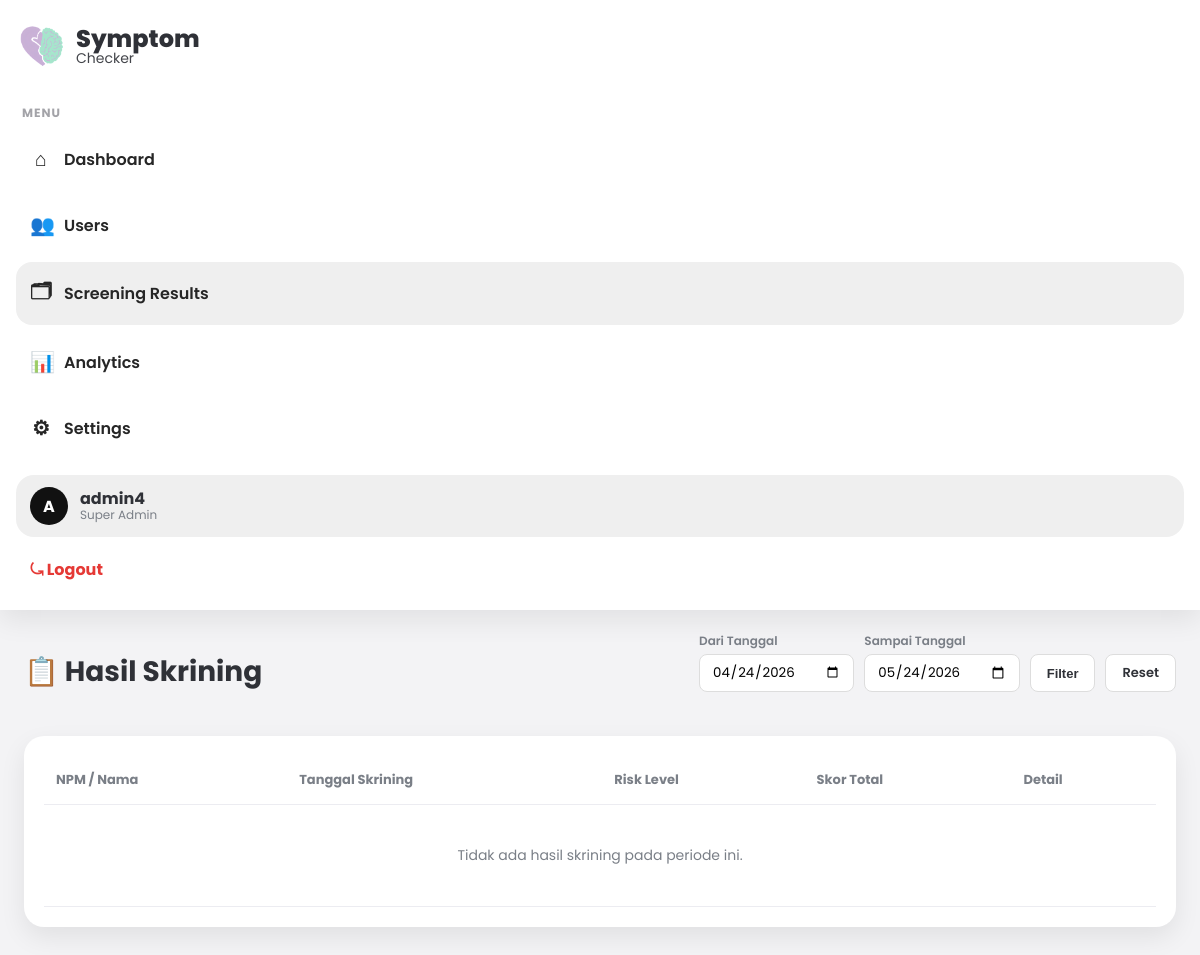
The app's page /admin/admin/hasil.php (signed in), older data.
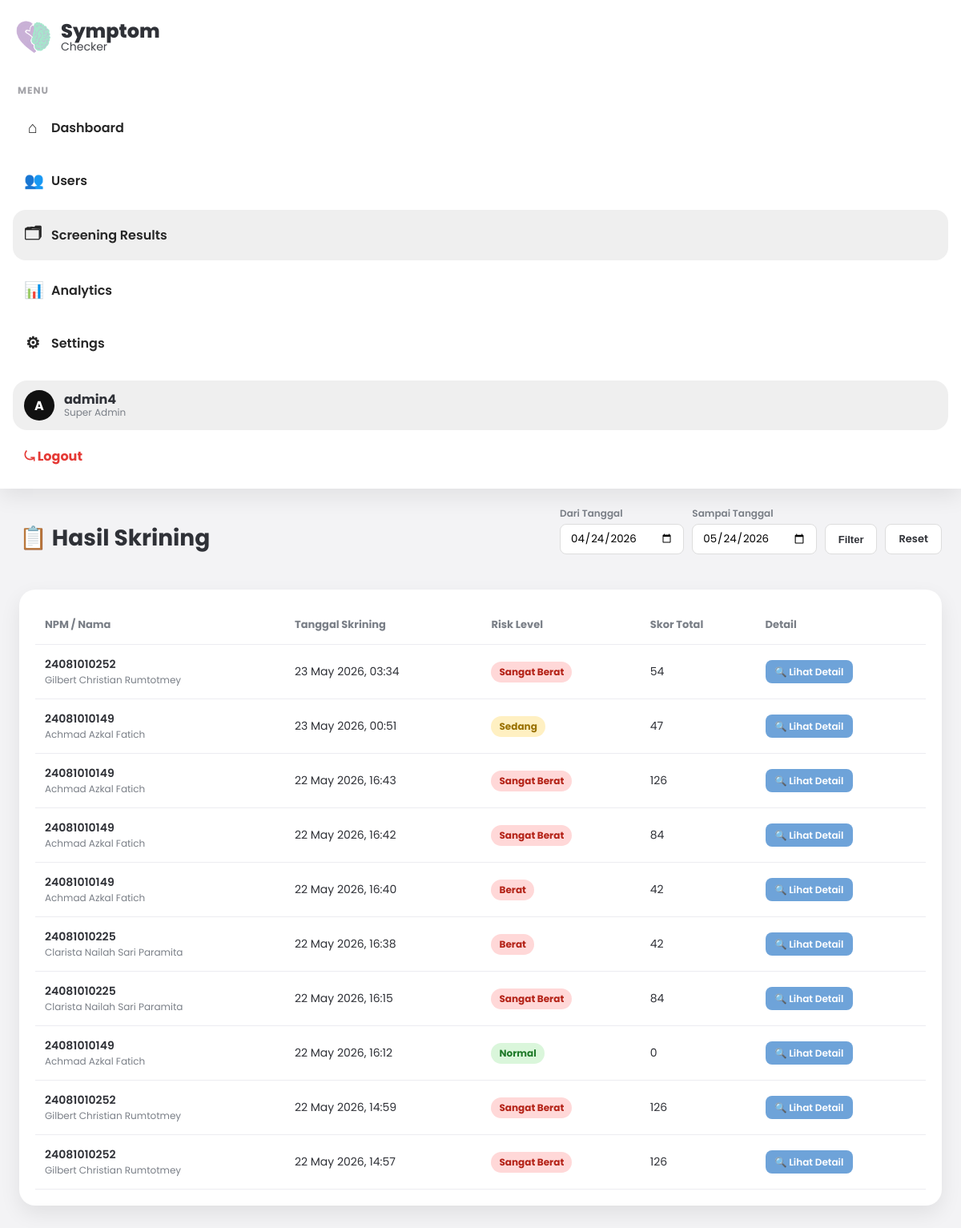
The same page, newer data.
### tables this page shows
CREATE TABLE `skrining` (
  `id_skrining` varchar(10) NOT NULL,
  `id_mahasiswa` varchar(10) NOT NULL,
  `tgl_skrining` datetime NOT NULL DEFAULT current_timestamp(),
  `skor_depresi` tinyint(3) UNSIGNED NOT NULL DEFAULT 0,
  `skor_anxiety` tinyint(3) UNSIGNED NOT NULL DEFAULT 0,
  `skor_stress` tinyint(3) UNSIGNED NOT NULL DEFAULT 0,
  `catatan` text DEFAULT NULL
);

CREATE TABLE `mahasiswa` (
  `id_mahasiswa` varchar(10) NOT NULL,
  `npm` varchar(20) NOT NULL,
  `nama` varchar(100) NOT NULL,
  `password` varchar(255) NOT NULL,
  `created_at` timestamp NOT NULL DEFAULT current_timestamp(),
  `security_question` varchar(255) DEFAULT NULL,
  `security_answer_hash` varchar(255) DEFAULT NULL
);

### admin/admin/hasil.php (the view, shortened to what the changed rows need)
<?php
require_once '../config/database.php';
$filterStart = $_GET['start'] ?? date('Y-m-d', strtotime('-30 days'));
$filterEnd   = $_GET['end']   ?? date('Y-m-d');
try {
    $sql = "
        SELECT
            s.id_skrining,
            s.tgl_skrining,
            s.skor_depresi,
            s.skor_anxiety,
            s.skor_stress,
            (s.skor_depresi + s.skor_anxiety + s.skor_stress) AS skor_total,
            m.npm,
            m.nama,
            COALESCE(kd.nama_kategori, 'Tidak diketahui') AS kategori_depresi,
            COALESCE(ka.nama_kategori, 'Tidak diketahui') AS kategori_anxiety,
            COALESCE(ks.nama_kategori, 'Tidak diketahui') AS kategori_stress
        FROM skrining s
        JOIN mahasiswa m ON m.id_mahasiswa = s.id_mahasiswa
        LEFT JOIN kategori_subskala kd
            ON kd.id_subskala = 'IDU001'
            AND s.skor_depresi BETWEEN kd.rentang_min AND kd.rentang_max
        LEFT JOIN kategori_subskala ka
            ON ka.id_subskala = 'IDU002'
            AND s.skor_anxiety BETWEEN ka.rentang_min AND ka.rentang_max
        LEFT JOIN kategori_subskala ks
            ON ks.id_subskala = 'IDU003'
            AND s.skor_stress BETWEEN ks.rentang_min AND ks.rentang_max
        WHERE DATE(s.tgl_skrining) BETWEEN :start AND :end
        ORDER BY s.tgl_skrining DESC
    ";
    $stmt = $pdo->prepare($sql);
    $stmt->execute([':start' => $filterStart, ':end' => $filterEnd]);
    $hasil = $stmt->fetchAll(PDO::FETCH_ASSOC);
} catch (PDOException $e) {
    die('Error: ' . $e->getMessage());
}
function getRiskLevel(?string $depresi, ?string $anxiety, ?string $stress): string
{
    $levels = [$depresi, $anxiety, $stress];
    if (in_array('Sangat Berat', $levels)) {
        return 'Sangat Berat';
    }
    if (in_array('Berat', $levels)) {
        return 'Berat';
    }
    if (in_array('Sedang', $levels)) {
        return 'Sedang';
    }
    return 'Normal';
}
function getRiskBadgeClass(string $risk): string
{
    return match ($risk) {
        'Sangat Berat' => 'badge-danger',
        'Berat'        => 'badge-danger',
        'Sedang'       => 'badge-warning',
        'Ringan'       => 'badge-warning',
        default        => 'badge-success'
    };
}
?>
<!DOCTYPE html>
<html lang="id">
<head>
    <link rel="stylesheet" href="../assets/css/hasil.css" />
</head>
<body>
<div class="layout">
    <main class="content">
        <div class="page-header">
            <h1>📋 Hasil Skrining</h1>
        </div>
        <div class="table-wrapper">
            <table>
                <thead>
                    <tr>
                        <th>NPM / Nama</th>
                        <th>Tanggal Skrining</th>
                        <th>Risk Level</th>
                        <th>Skor Total</th>
                        <th>Detail</th>
                    </tr>
                </thead>
                <tbody>
                    <?php if (empty($hasil)): ?>
                        <tr>
                            <td colspan="5" style="text-align:center; padding:40px; color:var(--muted);">
                                Tidak ada hasil skrining pada periode ini.
                            </td>
                        </tr>
                    <?php else: ?>
                        <?php foreach ($hasil as $row): ?>
                            <?php
                                $risk = getRiskLevel($row['kategori_depresi'], $row['kategori_anxiety'], $row['kategori_stress']);
                                $badgeClass = getRiskBadgeClass($risk);
                            ?>
                            <tr>
                                <td>
                                    <div style="font-weight:600;"><?= htmlspecialchars($row['npm']); ?></div>
                                    <div style="font-size:12px; color:var(--muted);"><?= htmlspecialchars($row['nama']); ?></div>
                                </td>
                                <td><?= date('d M Y, H:i', strtotime($row['tgl_skrining'])); ?></td>
                                <td><span class="badge <?= $badgeClass; ?>"><?= $risk; ?></span></td>
                                <td><?= $row['skor_total']; ?></td>
                                <td>
                                    <a href="../skrining/result.php?id_skrining=<?= urlencode($row['id_skrining']); ?>"
                                       target="_blank" class="btn btn-primary btn-sm">🔍 Lihat Detail</a>
                                </td>
                            </tr>
                        <?php endforeach; ?>
                    <?php endif; ?>
                </tbody>
            </table>
        </div>
    </main>
</div>
</body>
</html>

Row changes from the older to the newer data that the page shows:
added skrining: id_mahasiswa.npm "24081010252", id_mahasiswa.nama "Gilbert Christian Rumtotmey", tgl_skrining "23 May 2026, 03:34", risk "Sangat Berat", skor_total "54"
added skrining: id_mahasiswa.npm "24081010149", id_mahasiswa.nama "Achmad Azkal Fatich", tgl_skrining "23 May 2026, 00:51", risk "Sedang", skor_total "47"
added skrining: id_mahasiswa.npm "24081010149", id_mahasiswa.nama "Achmad Azkal Fatich", tgl_skrining "22 May 2026, 16:43", risk "Sangat Berat", skor_total "126"
added skrining: id_mahasiswa.npm "24081010149", id_mahasiswa.nama "Achmad Azkal Fatich", tgl_skrining "22 May 2026, 16:42", risk "Sangat Berat", skor_total "84"
added skrining: id_mahasiswa.npm "24081010149", id_mahasiswa.nama "Achmad Azkal Fatich", tgl_skrining "22 May 2026, 16:40", risk "Berat", skor_total "42"
added skrining: id_mahasiswa.npm "24081010225", id_mahasiswa.nama "Clarista Nailah Sari Paramita", tgl_skrining "22 May 2026, 16:38", risk "Berat", skor_total "42"
added skrining: id_mahasiswa.npm "24081010225", id_mahasiswa.nama "Clarista Nailah Sari Paramita", tgl_skrining "22 May 2026, 16:15", risk "Sangat Berat", skor_total "84"
added skrining: id_mahasiswa.npm "24081010149", id_mahasiswa.nama "Achmad Azkal Fatich", tgl_skrining "22 May 2026, 16:12", risk "Normal", skor_total "0"
added skrining: id_mahasiswa.npm "24081010252", id_mahasiswa.nama "Gilbert Christian Rumtotmey", tgl_skrining "22 May 2026, 14:59", risk "Sangat Berat", skor_total "126"
added skrining: id_mahasiswa.npm "24081010252", id_mahasiswa.nama "Gilbert Christian Rumtotmey", tgl_skrining "22 May 2026, 14:57", risk "Sangat Berat", skor_total "126"
Text that changed along with them:
text no longer shown: "Tidak ada hasil skrining pada periode ini."
